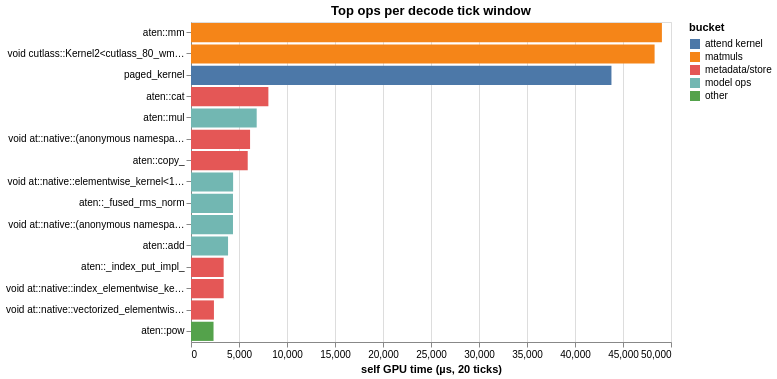

This figure's Vega-Lite source:
### Vega-Lite specification from a JSON file in a GitHub repository (floating-point values rounded to 4 significant figures)
{"config": {"view": {"continuousWidth": 300, "continuousHeight": 300}}, "data": {"name": "data-b90b9733d375024e8f6ecfc60bd671ec"}, "mark": {"type": "bar"}, "encoding": {"color": {"field": "bucket", "type": "nominal"}, "x": {"field": "self_cuda_us", "title": "self GPU time (µs, 20 ticks)", "type": "quantitative"}, "y": {"field": "name", "sort": "-x", "title": null, "type": "nominal"}}, "height": 320, "title": "Top ops per decode tick window", "width": 480, "$schema": "https://vega.github.io/schema/vega-lite/v6.4.1.json", "datasets": {"data-b90b9733d375024e8f6ecfc60bd671ec": [{"name": "aten::mm", "count": 3940, "self_cpu_us": 103000.0, "self_cuda_us": 49050.0, "bucket": "matmuls"}, {"name": "void cutlass::Kernel2<cutlass_80_wmma_tensorop_bf16_s161616gemm_bf16_16x16_128x2_tn_align8>(cutlass_80_wmma_tensorop_bf16_s161616gemm_bf16_16x16_128x2_tn_align8::Params)", "count": 3940, "self_cpu_us": 0.0, "self_cuda_us": 48290.0, "bucket": "matmuls"}, {"name": "paged_kernel", "count": 560, "self_cpu_us": 0.0, "self_cuda_us": 43800.0, "bucket": "attend kernel"}, {"name": "aten::cat", "count": 3440, "self_cpu_us": 44570.0, "self_cuda_us": 8060.0, "bucket": "metadata/store"}, {"name": "aten::mul", "count": 4080, "self_cpu_us": 57560.0, "self_cuda_us": 6843.0, "bucket": "model ops"}, {"name": "void at::native::(anonymous namespace)::CatArrayBatchedCopy<at::native::(anonymous namespace)::OpaqueType<2u>, unsigned int, 4, 64, 64>(at::native::(anonymous namespace)::OpaqueType<2u>*, at::native::(anonymous namespace)::CatArrInputTensorMetadata<at::native::(anonymous namespace)::OpaqueType<2u>, unsigned int, 64, 64>, at::native::(anonymous namespace)::TensorSizeStride<unsigned int, 4u>, int, unsigned int)", "count": 2240, "self_cpu_us": 0.0, "self_cuda_us": 6153.0, "bucket": "metadata/store"}, {"name": "aten::copy_", "count": 8140, "self_cpu_us": 35130.0, "self_cuda_us": 5908.0, "bucket": "metadata/store"}, {"name": "void at::native::elementwise_kernel<128, 4, at::native::gpu_kernel_impl_nocast<at::native::BinaryFunctor<c10::BFloat16, c10::BFloat16, c10::BFloat16, at::native::binary_internal::MulFunctor<float> > >(at::TensorIteratorBase&, at::native::BinaryFunctor<c10::BFloat16, c10::BFloat16, c10::BFloat16, at::native::binary_internal::MulFunctor<float> > const&)::{lambda(int)#1}>(int, at::native::gpu_kernel_impl_nocast<at::native::BinaryFunctor<c10::BFloat16, c10::BFloat16, c10::BFloat16, at::native::binary_internal::MulFunctor<float> > >(at::TensorIteratorBase&, at::native::BinaryFunctor<c10::BFloat16, c10::BFloat16, c10::BFloat16, at::native::binary_internal::MulFunctor<float> > const&)::{lambda(int)#1})", "count": 2240, "self_cpu_us": 0.0, "self_cuda_us": 4387.0, "bucket": "model ops"}, {"name": "aten::_fused_rms_norm", "count": 2260, "self_cpu_us": 33690.0, "self_cuda_us": 4373.0, "bucket": "model ops"}, {"name": "void at::native::(anonymous namespace)::vectorized_layer_norm_kernel<c10::BFloat16, float, true>(int, float, c10::BFloat16 const*, c10::BFloat16 const*, c10::BFloat16 const*, float*, float*, c10::BFloat16*)", "count": 2260, "self_cpu_us": 0.0, "self_cuda_us": 4373.0, "bucket": "model ops"}, {"name": "aten::add", "count": 2560, "self_cpu_us": 33490.0, "self_cuda_us": 3860.0, "bucket": "model ops"}, {"name": "aten::_index_put_impl_", "count": 1120, "self_cpu_us": 11400.0, "self_cuda_us": 3402.0, "bucket": "metadata/store"}, {"name": "void at::native::index_elementwise_kernel<128, 4, at::native::gpu_index_kernel<at::native::index_put_kernel_impl<at::native::OpaqueType<2> >(at::TensorIterator&, c10::ArrayRef<long>, c10::ArrayRef<long>)::{lambda(char*, char const*, long)#1}>(at::TensorIteratorBase&, c10::ArrayRef<long>, c10::ArrayRef<long>, at::native::index_put_kernel_impl<at::native::OpaqueType<2> >(at::TensorIterator&, c10::ArrayRef<long>, c10::ArrayRef<long>)::{lambda(char*, char const*, long)#1} const&, bool)::{lambda(int)#1}>(long, at::native::gpu_index_kernel<at::native::index_put_kernel_impl<at::native::OpaqueType<2> >(at::TensorIterator&, c10::ArrayRef<long>, c10::ArrayRef<long>)::{lambda(char*, char const*, long)#1}>(at::TensorIteratorBase&, c10::ArrayRef<long>, c10::ArrayRef<long>, at::native::index_put_kernel_impl<at::native::OpaqueType<2> >(at::TensorIterator&, c10::ArrayRef<long>, c10::ArrayRef<long>)::{lambda(char*, char const*, long)#1} const&, bool)::{lambda(int)#1})", "count": 1120, "self_cpu_us": 0.0, "self_cuda_us": 3402.0, "bucket": "metadata/store"}, {"name": "void at::native::vectorized_elementwise_kernel<4, at::native::bfloat16_copy_kernel_cuda(at::TensorIteratorBase&)::{lambda(float)#1}, std::array<char*, 2ul> >(int, at::native::bfloat16_copy_kernel_cuda(at::TensorIteratorBase&)::{lambda(float)#1}, std::array<char*, 2ul>)", "count": 2240, "self_cpu_us": 0.0, "self_cuda_us": 2389.0, "bucket": "metadata/store"}, {"name": "aten::pow", "count": 2240, "self_cpu_us": 19810.0, "self_cuda_us": 2347.0, "bucket": "other"}]}}
